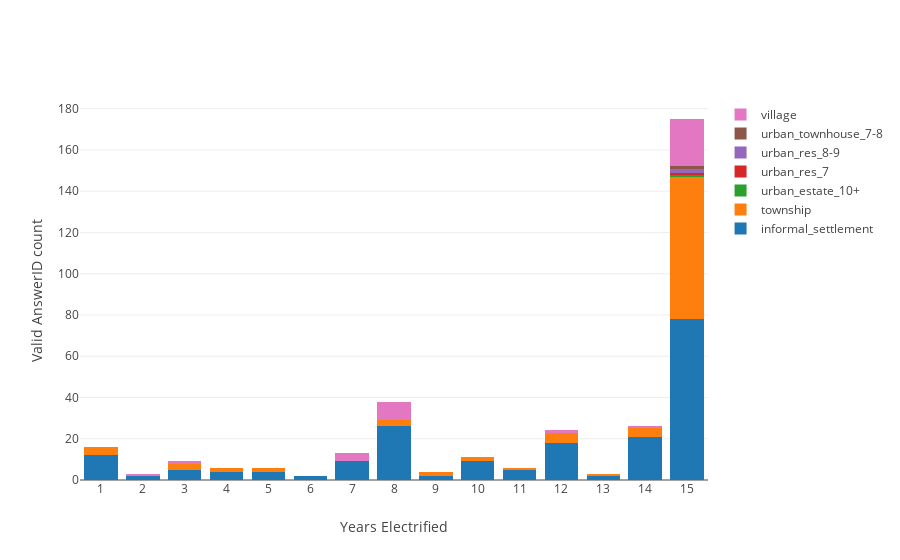

Notebook cell for this chart:
### Code cell
data = []
xx = list(range(1, 16))

for c in ods['class'].unique():
    t = ods.loc[ods['class']==c, ['YearsElectrified', 'AnswerID_count']]
    for y in xx:
        if y in t.YearsElectrified.unique():
            pass
        else:
            t = t.append({'YearsElectrified':y, 'AnswerID_count':0}, ignore_index=True)
    t.sort_values('YearsElectrified', inplace=True)
    t.reset_index(drop=True, inplace=True)
    
    trace = go.Bar(
            x=xx,
            y=t['AnswerID_count'],
            name=c
    )
    data.append(trace)

layout = go.Layout(
            barmode='stack',
            xaxis = dict(title='Years Electrified',
                            tickvals = xx),
            yaxis = dict(title='Valid AnswerID count'))

fig = go.Figure(data=data, layout=layout)
offline.iplot(fig)

### Figure 1 — Plotly figure (JSON) as saved in the notebook; plotly's stock layout.template omitted (floating-point values rounded to 4 significant figures)
{"data": [{"name": "informal_settlement", "type": "bar", "x": [1, 2, 3, 4, 5, 6, 7, 8, 9, 10, 11, 12, 13, 14, 15], "y": [12, 2, 5, 4, 4, 2, 9, 26, 2, 9, 5, 18, 2, 21, 78]}, {"name": "township", "type": "bar", "x": [1, 2, 3, 4, 5, 6, 7, 8, 9, 10, 11, 12, 13, 14, 15], "y": [4, 0, 3, 2, 2, 0, 0, 3, 2, 2, 1, 5, 1, 4, 69]}, {"name": "urban_estate_10+", "type": "bar", "x": [1, 2, 3, 4, 5, 6, 7, 8, 9, 10, 11, 12, 13, 14, 15], "y": [0, 0, 0, 0, 0, 0, 0, 0, 0, 0, 0, 0, 0, 0, 1]}, {"name": "urban_res_7", "type": "bar", "x": [1, 2, 3, 4, 5, 6, 7, 8, 9, 10, 11, 12, 13, 14, 15], "y": [0, 0, 0, 0, 0, 0, 0, 0, 0, 0, 0, 0, 0, 0, 1]}, {"name": "urban_res_8-9", "type": "bar", "x": [1, 2, 3, 4, 5, 6, 7, 8, 9, 10, 11, 12, 13, 14, 15], "y": [0, 0, 0, 0, 0, 0, 0, 0, 0, 0, 0, 0, 0, 0, 2]}, {"name": "urban_townhouse_7-8", "type": "bar", "x": [1, 2, 3, 4, 5, 6, 7, 8, 9, 10, 11, 12, 13, 14, 15], "y": [0, 0, 0, 0, 0, 0, 0, 0, 0, 0, 0, 0, 0, 0, 1]}, {"name": "village", "type": "bar", "x": [1, 2, 3, 4, 5, 6, 7, 8, 9, 10, 11, 12, 13, 14, 15], "y": [0, 1, 1, 0, 0, 0, 4, 9, 0, 0, 0, 1, 0, 1, 23]}], "layout": {"barmode": "stack", "xaxis": {"tickvals": [1, 2, 3, 4, 5, 6, 7, 8, 9, 10, 11, 12, 13, 14, 15], "title": "Years Electrified"}, "yaxis": {"title": "Valid AnswerID count"}}}
